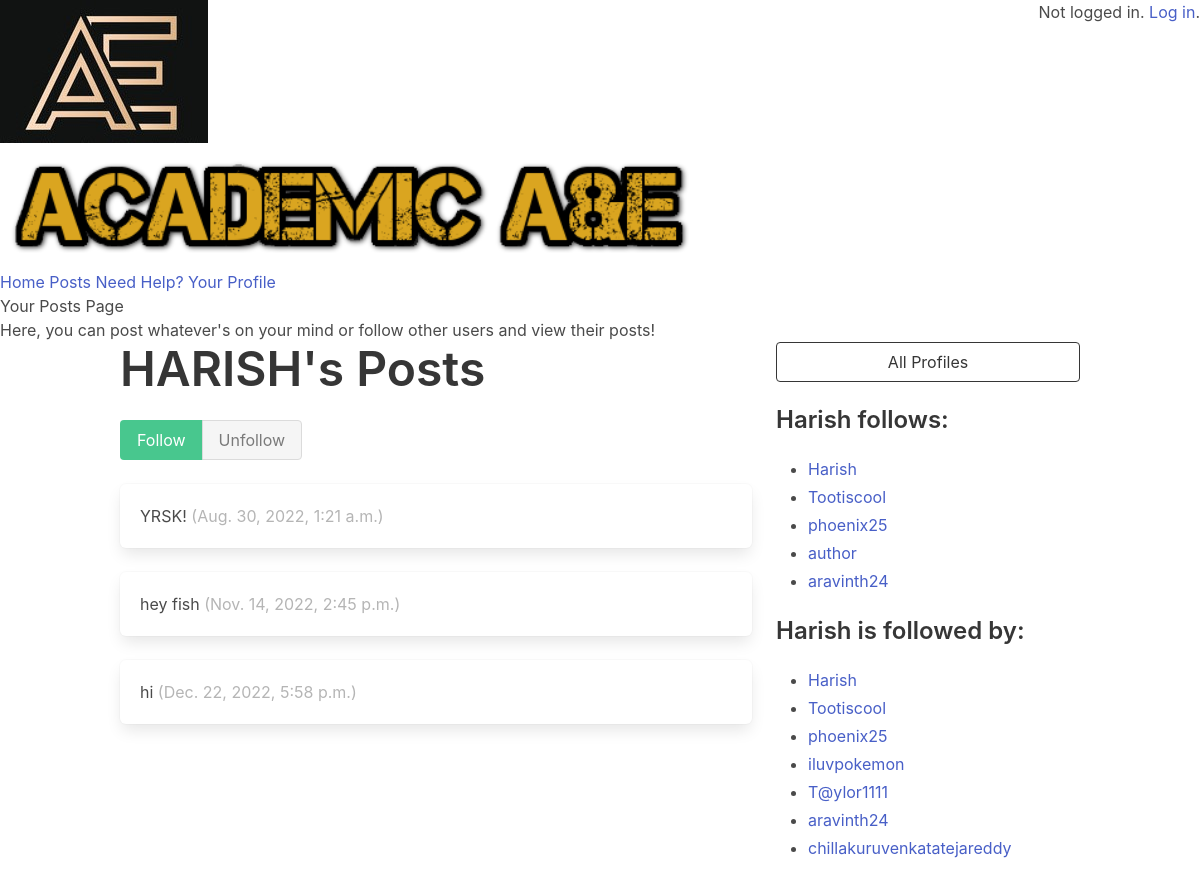
The app's page /posts/profile/1 with its own data.
### posts/models.py (models this page shows, shortened)
class Posts_Profile(models.Model):
    user = models.OneToOneField(User, on_delete=models.CASCADE)
    follows = models.ManyToManyField(
        "self",
        related_name="followed_by",
        symmetrical=False,
        blank=True
    )
    def __str__(self):
        return self.user.username

class Text_Post(models.Model):
    user = models.ForeignKey(
        User, related_name="posts", on_delete=models.DO_NOTHING
    )
    body = models.CharField(max_length=150)
    created_at = models.DateTimeField(auto_now_add=True)

### posts/views.py (the view, shortened to what this page needs)
# urls.py: path("profile/<int:pk>", profile, name="profile"),
def profile(request, pk):
    profile = Posts_Profile.objects.get(pk=pk)
    return render(request, "posts/profile.html", {"profile": profile})

### posts/templates/posts/profile.html (shortened to what this page needs)
{% extends 'posts_base.html' %}
{% block content %}
<div class="column">
    <div class="block">
    <h1 class="title is-1">
        {{profile.user.username|upper}}'s Posts
    </h1>
    <form method="post">
        <div class="buttons has-addons">
        {% if profile in user.posts_profile.follows.all %}
            <button class="button is-success is-static">Follow</button>
            <button class="button is-danger" name="follow" value="unfollow">
                Unfollow
            </button>
        {% else %}
            <button class="button is-success" name="follow" value="follow">
                Follow
            </button>
            <button class="button is-danger is-static">Unfollow</button>
        {% endif %}
        </div>
    </form>
    </div>
    <div class="content">
        {% for post in profile.user.posts.all %}
            <div class="box">
                {{ post.body }}
                <span class="is-small has-text-grey-light">
                    ({{ post.created_at }})
                </span>
            </div>
        {% endfor %}
    </div>
</div>
<div class="column is-one-third">
    <div class="block">
        <a href="{% url 'posts:profile_list' %}">
            <button class="button is-dark is-outlined is-fullwidth">
                All Profiles
            </button>
        </a>
    </div>
    <div class="block">
        <h3 class="title is-4">
            {{profile.user.username}} follows:
        </h3>
        <div class="content">
            <ul>
            {% for following in profile.follows.all %}
                <li>
                    <a href="{% url 'posts:profile' following.id %}">
                        {{ following }}
                    </a>
                </li>
            {% endfor %}
            </ul>
        </div>
    </div>
    <div class="block">
        <h3 class="title is-4">
            {{profile.user.username}} is followed by:
        </h3>
        <div class="content">
            <ul>
            {% for follower in profile.followed_by.all %}
                <li>
                    <a href="{% url 'posts:profile' follower.id %}">
                        {{ follower }}
                    </a>
                </li>
            {% endfor %}
            </ul>
        </div>
    </div>
</div>
{% endblock content %}

### posts/templates/posts_base.html (shortened to what this page needs)
{% load static %}
<!DOCTYPE html>
<head>
    <link rel="stylesheet"
          href="https://cdn.jsdelivr.net/npm/bulma@0.9.3/css/bulma.min.css">
</head>
<body>
    <div id ="wrapper">
        <header id="header">
            <div id="logo"><img src="{% static 'logo.jpg' %}" alt=""/>
                <span style="float: right;">
                {% if user.is_authenticated %}
                 Hello, {{ user.username }}. <a href="{% url 'logout' %}?next=/">Log out</a>.
                {% else %}
                 Not logged in. <a href="{% url 'login' %}?next=/">Log in</a>.
                {% endif %}
                </span>
            </div>
            <div id="topbanner"><img src="{% static 'top_banner.png' %}" width="700" height="150" title="I'm the top banner" alt=""/></div>
        </header>
        <div class="topnavbar">
            <a class="active" href="{% url 'homepage' %}">Home</a>
            <a href="{% url 'posts:mainscreen' %} ">Posts</a>
            <a href="/need_help">Need Help?</a>
            <a href="/user_profiles/profile/">Your Profile</a>
        </div>
    <section>
        <h1>Your Posts Page</h1>
        <p>Here, you can post whatever's on your mind or follow other users and view their posts!</p>
    </section>
    <div class="container">
        <div class="columns">
            {% block content %}
            {% endblock content %}
        </div>
    </div>
</body>
</html>

### records on screen
Posts_Profile: user.username "HARISH", user.username "Harish"
Text_Post: body "YRSK!", created_at "Aug. 30, 2022, 1:21 a.m."
Text_Post: body "hey fish", created_at "Nov. 14, 2022, 2:45 p.m."
Text_Post: body "hi", created_at "Dec. 22, 2022, 5:58 p.m."
Posts_Profile: user.username "Tootiscool"
Posts_Profile: user.username "phoenix25"
Posts_Profile: user.username "author"
Posts_Profile: user.username "aravinth24"
Posts_Profile: user.username "iluvpokemon"
Posts_Profile: user.username "T@ylor1111"
Posts_Profile: user.username "chillakuruvenkatatejareddy"
